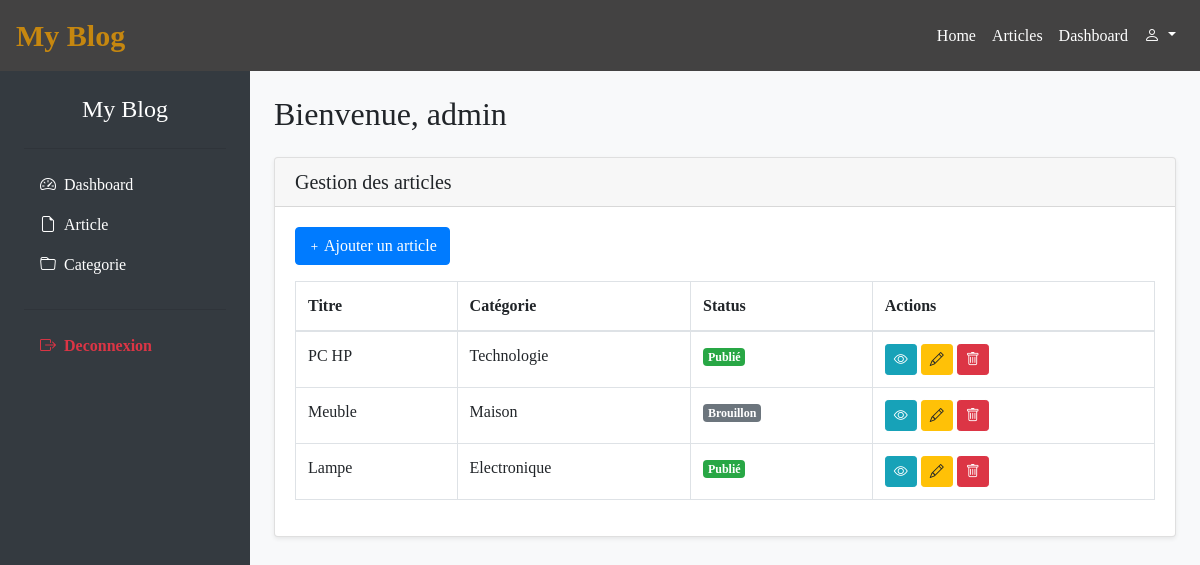
The app's page /administrateur/gestarticle/ (signed in), older data.
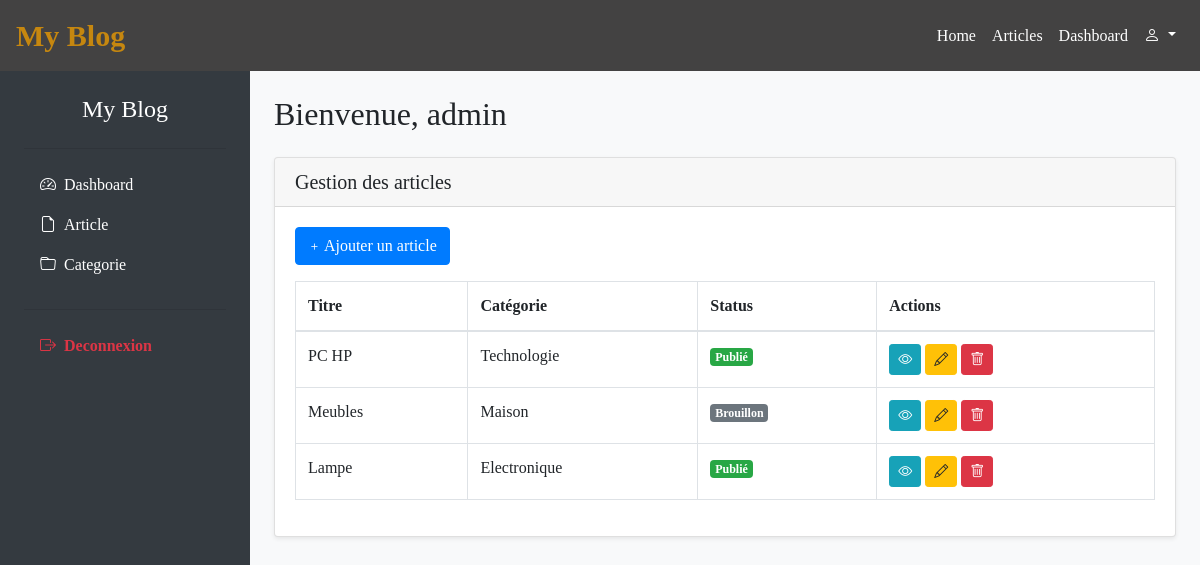
The same page, newer data.
### blog/models.py (models this page shows, shortened)
class Article(models.Model):
    headline = models.CharField(max_length=200)
    content = models.TextField()
    image = models.ImageField(upload_to='articles/')
    status = models.BooleanField(default=False)
    categorie = models.ForeignKey(Categorie, on_delete=models.CASCADE)
    created_at = models.DateTimeField(auto_now_add=True, null=True, blank=True)
    updated_at = models.DateTimeField(auto_now=True)

class Categorie(models.Model):
    name = models.CharField(max_length=70)
    created_at = models.DateTimeField(auto_now_add=True, null=True, blank=True)
    updated_at = models.DateTimeField(auto_now=True)
    def __str__(self):
        return self.name

### blog/views.py (the view)
# urls.py: path('administrateur/gestarticle/', blog_views.Gestarticle.as_view(), name='gestarticle'),
class Gestarticle(LoginRequiredMixin, ListView):
    model = Article
    template_name = 'administrateur/gestarticle.html'
    context_object_name = 'articles'

### blog/Templates/administrateur/gestarticle.html (shortened to what this page needs)
{% extends 'base.html' %}
{% block content %}
<div class="d-flex" style="min-height: 100vh;">
    {% include 'administrateur/sidebar.html' %}
    <div class="container-fluid py-4 px-4" style="flex: 1; background-color: #f8f9fa;">
        <div class="mb-4">
            <h2 class="fw-bold">Bienvenue, {{ user.username}}</h2>
        </div>
        <div class="row g-4">
            <div class="col-lg-12">
                <div class="card shadow-sm">
                    <div class="card-header d-flex justify-content-between align-items-center">
                        <h5 class="mb-0">Gestion des articles</h5>
                    </div>
                    <div class="card-body">
                        <a href="{% url 'article_create' %}" class="btn btn-primary mb-3">
                            <small><i class="bi bi-plus"></i></small> Ajouter un article
                        </a>
                        <table class="table table-bordered">
                            <thead>
                                <tr>
                                    <th>Titre</th>
                                    <th>Catégorie</th>
                                    <th>Status</th>
                                    <th>Actions</th>
                                </tr>
                            </thead>
                            <tbody>
                                {% for article in articles %}
                                <tr>
                                    <td>{{ article.headline }}</td>
                                    <td>{{ article.categorie }}</td>
                                    <td>{% if article.status %}
                                        <span class="badge bg-success text-white">Publié</span>
                                         {% else %}
                                        <span class="badge bg-secondary text-white">Brouillon</span>
                                        {% endif %}
                                    </td>
                                    <td>
                                        <a href="{% url 'article_detail' article.id %}" class="btn btn-info btn-sm"><i class="bi bi-eye "></i></a>
                                        <a href="{% url 'article_update' article.id %}" class="btn btn-warning btn-sm"><i class="bi bi-pencil "></i></a>
                                        <a href="{% url 'article_delete' article.id %}" class="btn btn-danger btn-sm"><i class="bi bi-trash "></i></a>
                                    </td>
                                </tr>
                                {% empty %}
                                <tr>
                                    <td colspan="4" class="text-center text-muted">Aucun article</td>
                                </tr>
                                {% endfor %}
                            </tbody>
                        </table>
                    </div>
                </div>
            </div>
        </div>
    </div>
</div>
{% endblock %}

Row changes from the older to the newer data that the page shows:
changed Article "Maison": headline "Meuble" → "Meubles"
